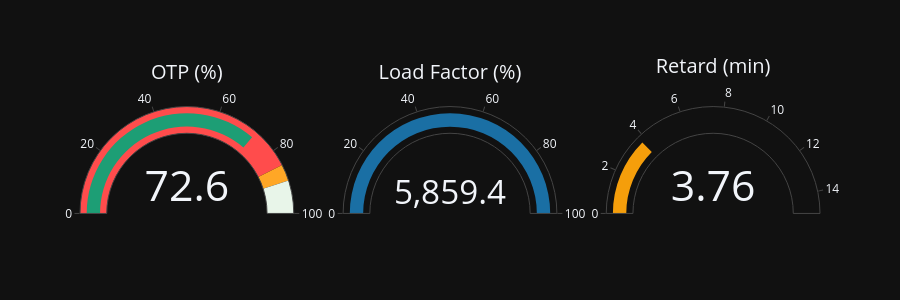

Notebook source saved alongside this figure:
### Markdown cell above
## Visualisations - Jauges

### Code cell
from plotly.subplots import make_subplots

fig_g = make_subplots(rows=1, cols=3, specs=[[{'type':'indicator'},{'type':'indicator'},{'type':'indicator'}]])

fig_g.add_trace(go.Indicator(mode='gauge+number', value=otp_global, title={'text':'OTP (%)'},
    gauge={'axis':{'range':[0,100]}, 'bar':{'color':'#1D9E75'},
           'steps':[{'range':[0,85],'color':'#FF4C4C'},{'range':[85,90],'color':'#FFA726'},{'range':[90,100],'color':'#E8F5E9'}]}), row=1, col=1)

fig_g.add_trace(go.Indicator(mode='gauge+number', value=load_factor, title={'text':'Load Factor (%)'},
    gauge={'axis':{'range':[0,100]}, 'bar':{'color':'#1A6FA4'}}), row=1, col=2)

fig_g.add_trace(go.Indicator(mode='gauge+number', value=avg_delay, title={'text':'Retard (min)'},
    gauge={'axis':{'range':[0,15]}, 'bar':{'color':'#F59E0B'}}), row=1, col=3)

fig_g.update_layout(template='plotly_dark', height=300)
display(fig_g)

### Figure 1 — Plotly figure (JSON) as saved in the notebook; plotly's stock layout.template omitted (floating-point values rounded to 4 significant figures)
{"data": [{"domain": {"x": [0, 0.2889], "y": [0, 1]}, "gauge": {"axis": {"range": [0, 100]}, "bar": {"color": "#1D9E75"}, "steps": [{"color": "#FF4C4C", "range": [0, 85]}, {"color": "#FFA726", "range": [85, 90]}, {"color": "#E8F5E9", "range": [90, 100]}]}, "mode": "gauge+number", "title": {"text": "OTP (%)"}, "type": "indicator", "value": 72.55}, {"domain": {"x": [0.3556, 0.6444], "y": [0, 1]}, "gauge": {"axis": {"range": [0, 100]}, "bar": {"color": "#1A6FA4"}}, "mode": "gauge+number", "title": {"text": "Load Factor (%)"}, "type": "indicator", "value": 5859.0}, {"domain": {"x": [0.7111, 1], "y": [0, 1]}, "gauge": {"axis": {"range": [0, 15]}, "bar": {"color": "#F59E0B"}}, "mode": "gauge+number", "title": {"text": "Retard (min)"}, "type": "indicator", "value": 3.757}], "layout": {"height": 300}}
